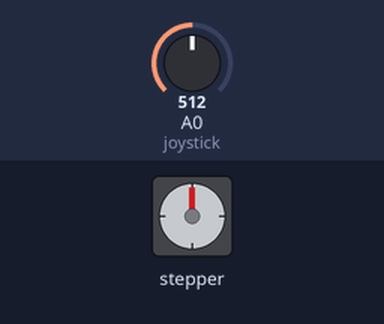
Bench run of a sketch on a simulated Arduino Uno, built with avr-gcc and run on an emulated ATmega328P. Parts: stepper motor. The test bench sets the inputs (shaded band); at power-on: A0 (joystick) = 512. Stepper angles assume 2048 steps per turn.

Above: at 1.2 s.
1.3 s: A0 (joystick) set to 490
At 1.8 s:
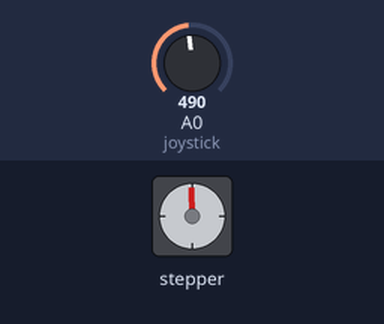
4.3 s: A0 (joystick) set to 306
7.3 s: A0 (joystick) set to 122
At 7.45 s:
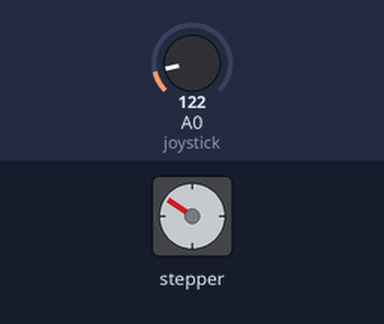
10.3 s: A0 (joystick) set to 0
At 10.51 s:
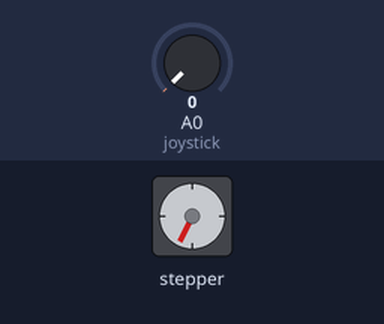
Timing chart, 0 to 17.3 s (numbered marks = the images above; inputs shaded):
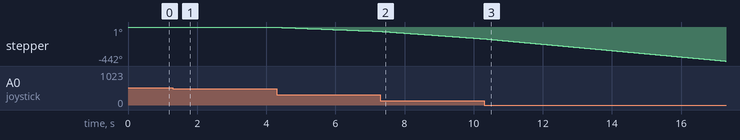

The sketch:

stepper_motor_with_joystick.ino
```cpp
// include Arduino stepper motor library
#include <Stepper.h>

// define number of steps per revolution
#define STEPS 32

// Create Instance of Stepper Class
// Specify Pins used for motor coils
// The pins used are 8,9,10,11
// Connected to ULN2003 Motor Driver In1, In2, In3, In4
// Pins entered in sequence 1-3-2-4 for proper step sequencing
// define stepper motor control pins
#define IN1  11
#define IN2  10
#define IN3   9
#define IN4   8

// initialize stepper library
Stepper stepper(STEPS, IN4, IN2, IN3, IN1);

// joystick pot output is connected to Arduino A0
#define joystick  A0

void setup()
{
// Nothing  (Stepper Library sets pins as outputs)
}

void loop()
{
  int val = analogRead(joystick);

  // if the joystic is in the middle ===> stop the motor
  if(  (val > 500) && (val < 523) )
  {
    digitalWrite(IN1, LOW);
    digitalWrite(IN2, LOW);
    digitalWrite(IN3, LOW);
    digitalWrite(IN4, LOW);
  }

  else
  {
    // move the motor in the first direction
   if (val >= 523)
    {
      // map the speed between 5 and 500 rpm
      int speed_ = map(val, 523, 1023, 5, 500);
      // set motor speed
      stepper.setSpeed(speed_);

      // move the motor (1 step)
      stepper.step(1);

      val = analogRead(joystick);
    }

    // move the motor in the other direction
    if (val <= 500)
    {
      // map the speed between 5 and 500 rpm
      int speed_ = map(val, 500, 0, 5, 500);
      // set motor speed
      stepper.setSpeed(speed_);

      // move the motor (1 step)
      stepper.step(-1);

      val = analogRead(joystick);
    }

  }

}
```
